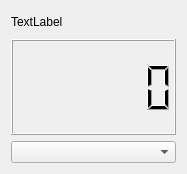
<?xml version="1.0" encoding="UTF-8"?>
<ui version="4.0">
 <class>DigitalBoardItem</class>
 <widget class="QWidget" name="DigitalBoardItem">
  <property name="geometry">
   <rect>
    <x>0</x>
    <y>0</y>
    <width>187</width>
    <height>174</height>
   </rect>
  </property>
  <property name="windowTitle">
   <string>Form</string>
  </property>
  <layout class="QGridLayout" name="gridLayout">
   <item row="0" column="0">
    <layout class="QVBoxLayout" name="verticalLayout">
     <item>
      <widget class="QLabel" name="label">
       <property name="maximumSize">
        <size>
         <width>177</width>
         <height>22</height>
        </size>
       </property>
       <property name="text">
        <string>TextLabel</string>
       </property>
      </widget>
     </item>
     <item>
      <widget class="QLCDNumber" name="lcdNumber">
       <property name="digitCount">
        <number>6</number>
       </property>
      </widget>
     </item>
     <item>
      <widget class="QComboBox" name="comboBox"/>
     </item>
    </layout>
   </item>
  </layout>
 </widget>
 <resources/>
 <connections/>
</ui>
